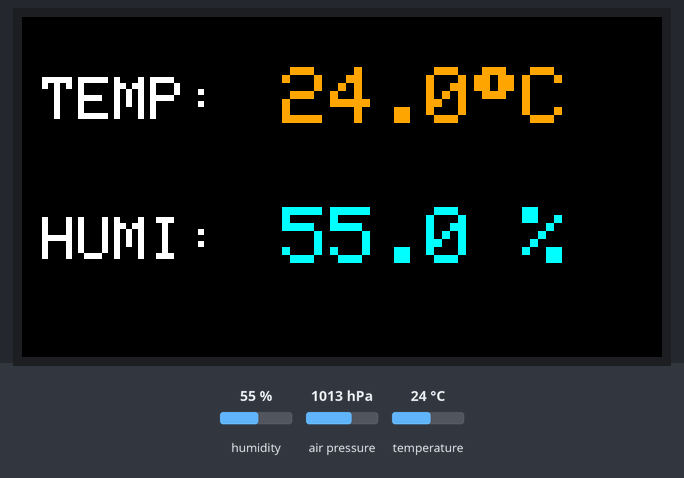
Simulated run of this sketch. Board: ESP32. Parts: 320×170 colour display. The test bench sets the inputs (shaded band); at power-on: humidity 55 %, temperature 24 °C, air pressure 1013 hPa. What the sketch prints to the serial monitor is not drawn.

Above: at 1.4 s.
1.5 s: humidity set to 22 %
At 2.9 s:
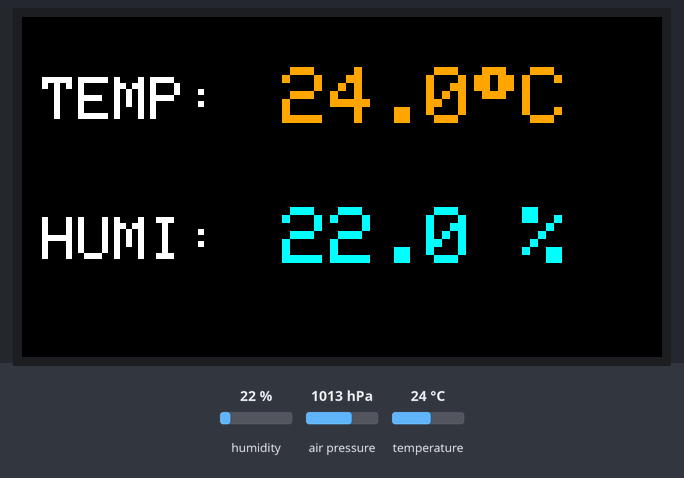
3.8 s: temperature set to 12 °C
At 5.1 s:
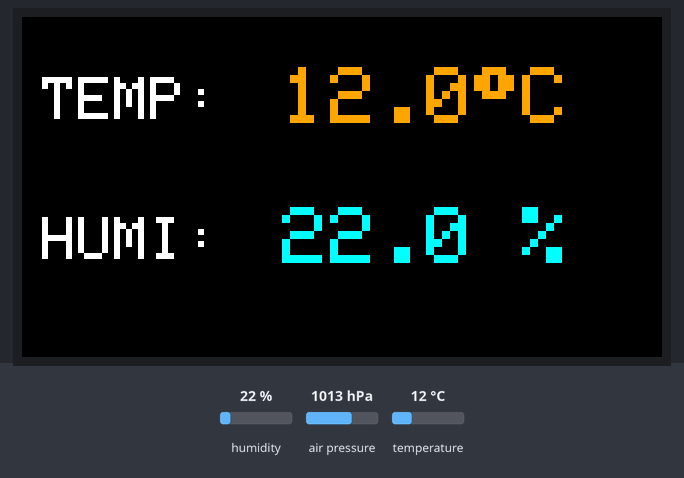
6.0 s: humidity set to 40 %
At 7.2 s:
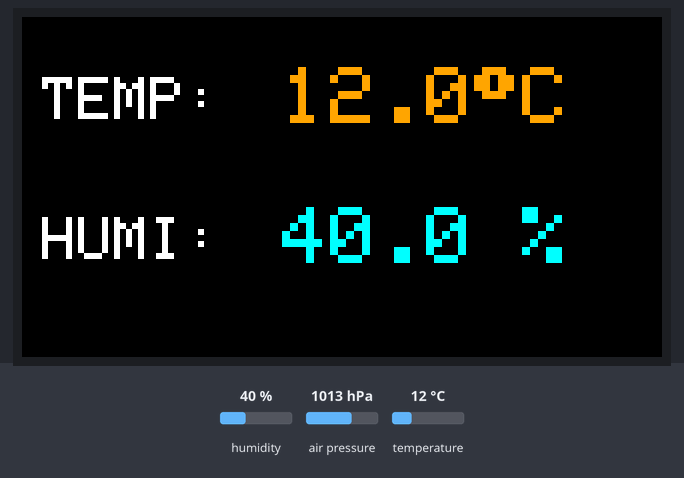
8.1 s: temperature set to 19 °C
At 9.3 s:
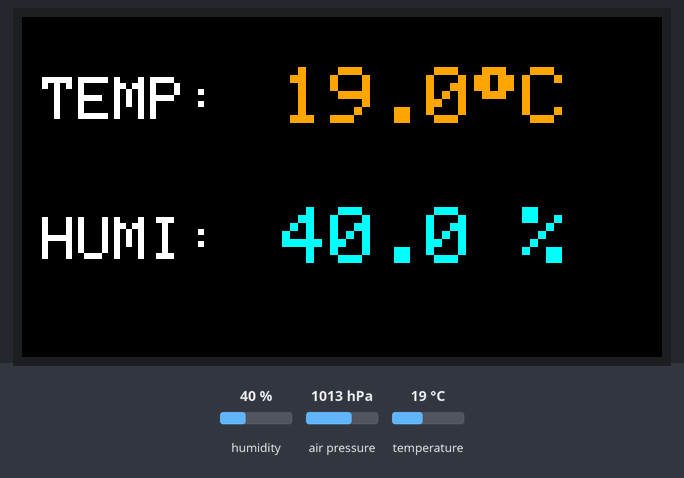
Timing chart, 0 to 11.1 s (numbered marks = the images above; inputs shaded):
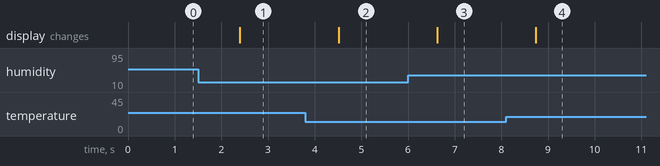

Measured:
- after the input at 1.5 s, the display: changes after 0.90 s (image 1)
- after the input at 3.8 s, the display: changes after 0.71 s (image 2)
- after the input at 6.0 s, the display: changes after 0.63 s (image 3)
- after the input at 8.1 s, the display: changes after 0.64 s (image 4)

The sketch:

weather_station.ino
```cpp
// Acknowledgments

// Creator: Anany Sharma at the University of Florida working under NSF grant. 2405373

// This material is based upon work supported by the National Science Foundation under Grant No. 2405373.
// Any opinions, findings, and conclusions or recommendations expressed in this material are those of the authors and do not necessarily reflect the views of the National Science Foundation.


// --- Original Libraries for BME280 Sensor ---
#include <Wire.h>             // Needed for I2C communication (how the sensor talks to Arduino)
#include <SPI.h>              // Needed if you were using SPI communication (another way to talk)
#include <Adafruit_Sensor.h>  // Adafruit's basic sensor library
#include <Adafruit_BME280.h>  // The specific library for our BME280 sensor

// --- Libraries for the TFT Display ---
#include <Adafruit_GFX.h>     // Core graphics library - helps draw shapes and text
#include <Adafruit_ST7789.h>  // Library for our ST7789 TFT screen

// --- Screen Pin Definitions (for ST7789 TFT Display) ---
// These lines tell the Arduino which pins are connected to the screen.
// IMPORTANT: These pin numbers might be different for your specific Arduino board or wiring.
// These are common for ESP32 boards.
#define TFT_CS    33  // TFT Chip Select pin
#define TFT_DC    25  // TFT Data/Command pin
#define TFT_RST   26  // TFT Reset pin (can be -1 if not used and tied to Arduino RST)

// --- Constants ---
#define SEALEVELPRESSURE_HPA (1013.25) // Standard atmospheric pressure at sea level, for altitude calculation

// --- Color Definitions for TFT Display ---
// Easy names for colors the screen understands.
#define BLACK     0x0000  // No color
#define WHITE     0xFFFF  // All colors
#define RED       0xF800  // Red color for errors or temperature
#define ORANGE    0xFD20  // An orange color, good for temperature
#define CYAN      0x07FF  // A cyan (light blue) color, good for humidity

// --- Create our sensor and screen objects ---
Adafruit_BME280 bme; // Creates the BME280 sensor object using I2C communication (default)

Adafruit_ST7789 tft = Adafruit_ST7789(TFT_CS, TFT_DC, TFT_RST); // Creates the screen object

unsigned long delayTime; // How long to wait between readings (in milliseconds)

void setup() {
    Serial.begin(9600);    // Starts talking to your computer's Serial Monitor.
    while (!Serial && millis() < 3000) ; // Wait a bit for Serial to connect (especially for some Arduinos).
                                      // The millis() < 3000 is a timeout so it doesn't hang forever.
    Serial.println(F("BME280 Test with TFT Display")); // F() saves memory on some Arduinos.

    // --- Initialize the TFT Display ---
    // For a 1.9" 170x320 TFT. If your screen is different, these numbers might change.
    tft.init(170, 320);     // Tell the screen to get ready.
    Serial.println(F("TFT Initialized"));
    tft.setRotation(3);     // Rotate screen (often 3 for landscape: 320 wide, 170 tall).
    tft.fillScreen(BLACK);  // Make the whole screen black.

    // --- Initialize the BME280 Sensor ---
    bool status;
    status = bme.begin(0x76); // Try to start the sensor

    if (!status) {
        Serial.println(F("Could not find a valid BME280 sensor, check wiring, address, sensor ID!"));
        Serial.print(F("SensorID was: 0x")); Serial.println(bme.sensorID(), 16);
        Serial.print(F("        ID of 0xFF probably means a bad address, a BMP 180 or BMP 085\n"));
        Serial.print(F("   ID of 0x56-0x58 represents a BMP 280,\n"));
        Serial.print(F("        ID of 0x60 represents a BME 280.\n"));
        Serial.print(F("        ID of 0x61 represents a BME 680.\n"));

        // Show error on TFT screen too
        tft.setTextSize(2);
        tft.setTextColor(RED);
        tft.setCursor(10, 10);
        tft.println(F("BME280 Sensor Error!"));
        tft.setCursor(10, 35);
        tft.println(F("Check wiring & I2C Addr."));
        tft.setCursor(10, 60);
        tft.println(F("Halting."));

        while (1) delay(10); // Stop everything if sensor not found.
    }

    Serial.println(F("-- Weather Station --"));
    delayTime = 1000; // Set delay between readings to 1 second (1000 milliseconds).

    // --- Draw Static Labels on TFT ---
    // These labels will stay on the screen.
    tft.setTextSize(3);             // Set a medium-large text size for labels.
    tft.setTextColor(WHITE);        // Use white color for labels.

    // Label for Temperature
    tft.setCursor(10, 30);          // Position for "TEMP:" text (x=10, y=30)
    tft.print(F("TEMP:"));

    // Label for Humidity
    tft.setCursor(10, 100);         // Position for "HUMI:" text (x=10, y=100)
    tft.print(F("HUMI:"));

    Serial.println();
}


void loop() {
    // --- Read Sensor Values ---
    float temperature = bme.readTemperature();      // Get temperature in Celsius
    float humidity = bme.readHumidity();            // Get humidity in %
    float pressure = bme.readPressure() / 100.0F;   // Get pressure in hPa
    float altitude = bme.readAltitude(SEALEVELPRESSURE_HPA); // Get altitude in meters

    // --- Print All Values to Serial Monitor for debugging ---
    Serial.print(F("Temperature = "));
    Serial.print(temperature);
    Serial.println(F(" °C"));

    Serial.print(F("Pressure = "));
    Serial.print(pressure);
    Serial.println(F(" hPa"));

    Serial.print(F("Approx. Altitude = "));
    Serial.print(altitude);
    Serial.println(F(" m"));

    Serial.print(F("Humidity = "));
    Serial.print(humidity);
    Serial.println(F(" %"));
    Serial.println();

    // --- Display Temperature on TFT ---
    // Define area to clear for the temperature value to prevent old text overlap
    // x, y, width, height, color
    tft.fillRect(130, 20, 180, 40, BLACK); // Clear previous temp value
    tft.setTextSize(4);                   // Use a large text size for the value
    tft.setTextColor(ORANGE);             // Orange color for temperature
    tft.setCursor(130, 25);               // Set cursor position for the value (right of "TEMP:")
    tft.print(temperature, 1);            // Print temperature with 1 decimal place
    tft.write(247);                       // This prints the degree symbol: °
    tft.print(F("C"));                    // Print "C" for Celsius

    // --- Display Humidity on TFT ---
    // Define area to clear for the humidity value
    tft.fillRect(130, 90, 180, 40, BLACK); // Clear previous humi value
    tft.setTextSize(4);                   // Large text size for the value
    tft.setTextColor(CYAN);               // Cyan (light blue) color for humidity
    tft.setCursor(130, 95);               // Set cursor position for the value (right of "HUMI:")
    tft.print(humidity, 1);               // Print humidity with 1 decimal place
    tft.print(F(" %"));                   // Print "%" symbol

    delay(delayTime); // Wait for 'delayTime' (1 second) before the next reading.
}
```
